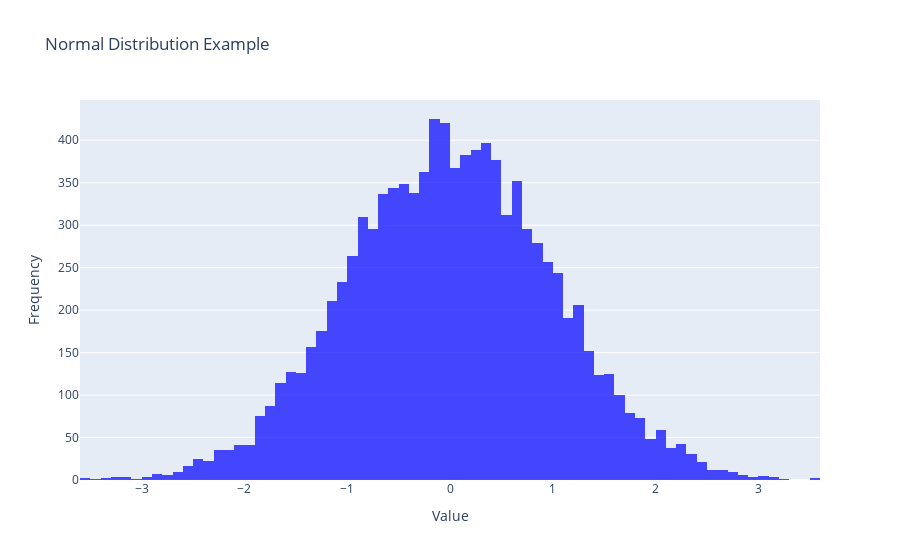

Notebook code cell kept with this figure:
### Markdown cell above
### 2. Normal (Gaussian) Distribution

The most common distribution in statistics, where data tends to cluster around a mean.
Used for many natural processes and error modeling.

### Code cell
mu, sigma = 0, 1
normal_data = np.random.normal(mu, sigma, 10000)

fig = go.Figure(go.Histogram(
    x=normal_data,
    nbinsx=80,
    marker=dict(color='blue'),
    opacity=0.7
))
fig.update_layout(
    title='Normal Distribution Example',
    xaxis_title='Value',
    yaxis_title='Frequency'
)
fig.show()

### Figure 1 — Plotly figure (JSON) as saved in the notebook; plotly's stock layout.template omitted (floating-point values rounded to 4 significant figures; data arrays with more than 128 entries replaced by an {"elided": "..."} marker saying what was removed)
{"data": [{"marker": {"color": "blue"}, "nbinsx": 80, "opacity": 0.7, "type": "histogram", "x": {"elided": "10000 float values"}}], "layout": {"title": {"text": "Normal Distribution Example"}, "xaxis": {"title": {"text": "Value"}}, "yaxis": {"title": {"text": "Frequency"}}}}
